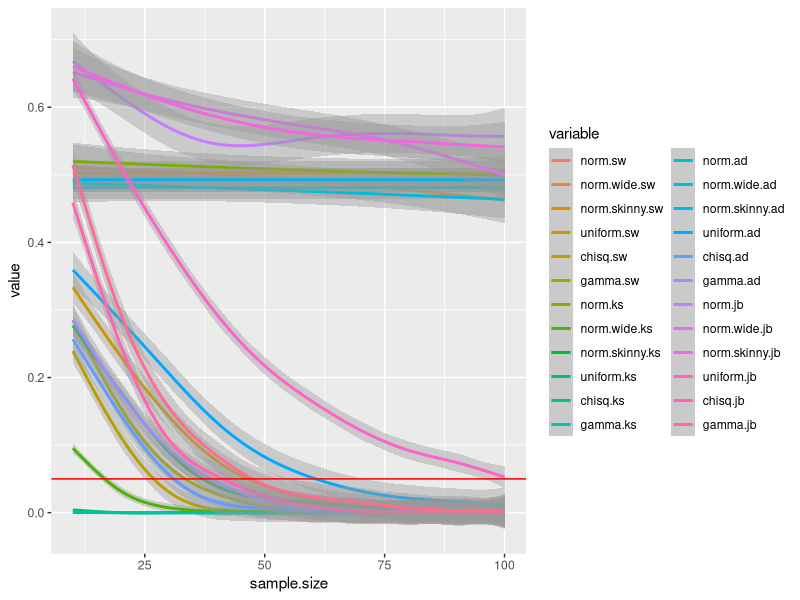

Generate this figure with R:
# Christopher Peters
# EXST 7083
# Assessing normality in small sample sizes

# install.packages("nortest")
library(nortest)

# install.packages("boot")
library(boot)

# install.packages("tseries")
library(tseries)

library(reshape2)
library(ggplot2)

# Suppose

sample.size <- 16

# Various normal distributions
normal <- rnorm(sample.size, mean = 0, sd = 1)
normal_wide <- rnorm(sample.size, mean = 0, sd = 3)
normal_skinny <- rnorm(sample.size, mean = 0, sd = 0.5)

# Other distributions
uniform <- runif(sample.size, min = 0, max = 1)
chisq <- rchisq(sample.size, df = 3)
gamma <- rgamma(sample.size, shape = 2, rate = 2)

# Tests
# 1. SW
# 2. KS
# 3. AD
# 4. JB

shapiro.test(normal)
shapiro.test(normal)
ks.test(normal, "pnorm", alternative = "two.sided")
ad.test(normal)
jarque.bera.test(normal)

# Loop over small sample sizes
smallest.size <- 10
largest.size <- 100
size.by <- 10
boot.size <- 100

for(i in c(".sw", ".ks", ".ad", ".jb")){ # create fill vectors to put bootstapped p-values in
  norm <- rep(NA, boot.size)
  norm.wide <- rep(NA, boot.size)
  norm.skinny <- rep(NA, boot.size)
  uniform <- rep(NA, boot.size)
  chisq <- rep(NA, boot.size)
  gamma <- rep(NA, boot.size)
  
  if(i == ".sw") {p_fill <- as.data.frame(cbind(norm, norm.wide, norm.skinny, uniform, chisq, gamma))
                 names(p_fill) <- paste(names(p_fill), i, sep = "")} else
                 {temp <- as.data.frame(cbind(norm, norm.wide, norm.skinny, uniform, chisq, gamma))
                  names(temp) <- paste(names(temp), i, sep = "")
                  p_fill <- cbind(p_fill, temp)}
}


for(i in seq(smallest.size, largest.size, by = size.by)){
  sample.size <- i
  
  for(j in 1:boot.size){
  # Various normal distributions
  normal <- rnorm(sample.size, mean = 0, sd = 1)
  normal_wide <- rnorm(sample.size, mean = 0, sd = 3)
  normal_skinny <- rnorm(sample.size, mean = 0, sd = 0.5)
  
  # Other distributions
  uniform <- runif(sample.size, min = 0, max = 1)
  chisq <- rchisq(sample.size, df = 3)
  gamma <- rgamma(sample.size, shape = 2, rate = 2)
  
  # SW test
  p_fill$norm.sw[j] <- shapiro.test(normal)$p.value
  p_fill$norm.wide.sw[j] <- shapiro.test(normal_wide)$p.value
  p_fill$norm.skinny.sw[j] <- shapiro.test(normal_skinny)$p.value
  p_fill$uniform.sw[j] <- shapiro.test(uniform)$p.value
  p_fill$chisq.sw[j] <- shapiro.test(chisq)$p.value
  p_fill$gamma.sw[j] <- shapiro.test(gamma)$p.value
  
  # KS test
  p_fill$norm.ks[j] <- ks.test(normal, "pnorm", alternative = "two.sided")$p.value
  p_fill$norm.wide.ks[j] <- ks.test(normal_wide, "pnorm", alternative = "two.sided")$p.value
  p_fill$norm.skinny.ks[j] <- ks.test(normal_skinny, "pnorm", alternative = "two.sided")$p.value
  p_fill$uniform.ks[j] <- ks.test(uniform, "pnorm", alternative = "two.sided")$p.value
  p_fill$chisq.ks[j] <- ks.test(chisq, "pnorm", alternative = "two.sided")$p.value
  p_fill$gamma.ks[j] <- ks.test(gamma, "pnorm", alternative = "two.sided")$p.value
  
  # AD test
  p_fill$norm.ad[j] <- ad.test(normal)$p.value
  p_fill$norm.wide.ad[j] <- ad.test(normal_wide)$p.value
  p_fill$norm.skinny.ad[j] <- ad.test(normal_skinny)$p.value
  p_fill$uniform.ad[j] <- ad.test(uniform)$p.value
  p_fill$chisq.ad[j] <- ad.test(chisq)$p.value
  p_fill$gamma.ad[j] <- ad.test(gamma)$p.value
  
  # AD test
  p_fill$norm.jb[j] <- jarque.bera.test(normal)$p.value
  p_fill$norm.wide.jb[j] <- jarque.bera.test(normal_wide)$p.value
  p_fill$norm.skinny.jb[j] <- jarque.bera.test(normal_skinny)$p.value
  p_fill$uniform.jb[j] <- jarque.bera.test(uniform)$p.value
  p_fill$chisq.jb[j] <- jarque.bera.test(chisq)$p.value
  p_fill$gamma.jb[j] <- jarque.bera.test(gamma)$p.value
  }
  
  if(sample.size == smallest.size) {
    temp <- as.data.frame(cbind(sample.size = sample.size,
                                p_fill))} else {
                                 temp <- rbind(temp, cbind(sample.size, p_fill))}
}

output <- melt(temp, "sample.size")

ggplot(output, aes(x = sample.size, y = value, colour = variable)) +
  geom_smooth() +
  geom_hline(yintercept = 0.05, colour = "red")
